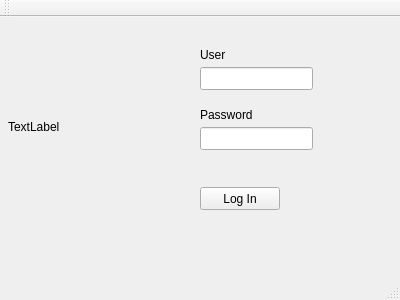
<?xml version="1.0" encoding="UTF-8"?>
<ui version="4.0">
 <class>LogIn</class>
 <widget class="QMainWindow" name="LogIn">
  <property name="geometry">
   <rect>
    <x>0</x>
    <y>0</y>
    <width>400</width>
    <height>300</height>
   </rect>
  </property>
  <property name="windowTitle">
   <string>LogIn</string>
  </property>
  <widget class="QWidget" name="centralWidget">
   <widget class="QLabel" name="labelLogo">
    <property name="geometry">
     <rect>
      <x>8</x>
      <y>24</y>
      <width>161</width>
      <height>171</height>
     </rect>
    </property>
    <property name="text">
     <string>TextLabel</string>
    </property>
   </widget>
   <widget class="QLabel" name="labelUser">
    <property name="geometry">
     <rect>
      <x>200</x>
      <y>30</y>
      <width>59</width>
      <height>15</height>
     </rect>
    </property>
    <property name="text">
     <string>User</string>
    </property>
   </widget>
   <widget class="QLabel" name="labelPassword">
    <property name="geometry">
     <rect>
      <x>200</x>
      <y>90</y>
      <width>59</width>
      <height>15</height>
     </rect>
    </property>
    <property name="text">
     <string>Password</string>
    </property>
   </widget>
   <widget class="QPushButton" name="buttonLogin">
    <property name="geometry">
     <rect>
      <x>200</x>
      <y>170</y>
      <width>80</width>
      <height>23</height>
     </rect>
    </property>
    <property name="text">
     <string>Log In</string>
    </property>
   </widget>
   <widget class="QLineEdit" name="lineUser">
    <property name="geometry">
     <rect>
      <x>200</x>
      <y>50</y>
      <width>113</width>
      <height>23</height>
     </rect>
    </property>
   </widget>
   <widget class="QLineEdit" name="linePassword">
    <property name="geometry">
     <rect>
      <x>200</x>
      <y>110</y>
      <width>113</width>
      <height>23</height>
     </rect>
    </property>
   </widget>
  </widget>
  <widget class="QMenuBar" name="menuBar">
   <property name="geometry">
    <rect>
     <x>0</x>
     <y>0</y>
     <width>400</width>
     <height>20</height>
    </rect>
   </property>
  </widget>
  <widget class="QToolBar" name="mainToolBar">
   <attribute name="toolBarArea">
    <enum>TopToolBarArea</enum>
   </attribute>
   <attribute name="toolBarBreak">
    <bool>false</bool>
   </attribute>
  </widget>
  <widget class="QStatusBar" name="statusBar"/>
 </widget>
 <layoutdefault spacing="6" margin="11"/>
 <resources/>
 <connections/>
</ui>
